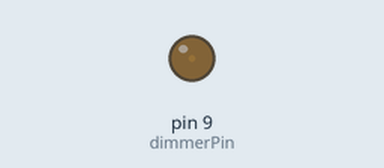
A sketch run on a simulated Arduino Mega 2560, built with avr-gcc and run on an emulated ATmega2560. Parts: output pins drawn as LEDs (lit = HIGH).

Above: at 0.05 s.
At 1.15 s:
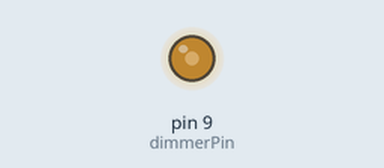
At 2.3 s:
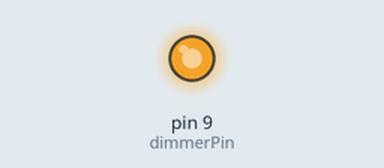
At 4.6 s:
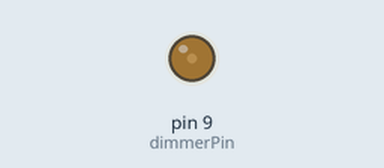
Timing chart, 0 to 13.2 s (numbered marks = the images above):
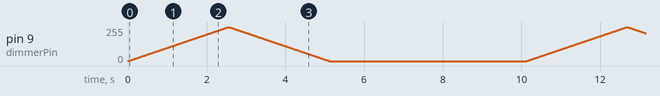

The sketch:

dimmer_test.ino
```cpp
int dimmerPin = 9;    // LED connected to digital pin 9

void setup() {
  // nothing happens in setup
}

void loop() {
  // fade in from min to max in increments of 5 points:
  for (int fadeValue = 0; fadeValue <= 255; fadeValue += 1) {
    // sets the value (range   from 0 to 255):
    analogWrite(dimmerPin, fadeValue);
    // wait for 30 milliseconds to see the dimming effect
    delay(10);
  }


  // fade out from max to min in increments of 5 points:
  for (int fadeValue = 255 ; fadeValue >= 0; fadeValue -= 1) {
    // sets the value (range from 0 to 255):
    analogWrite(dimmerPin, fadeValue);
    // wait for 30 milliseconds to see the dimming effect
    delay(10);
 }
 delay(5000);
}
```
